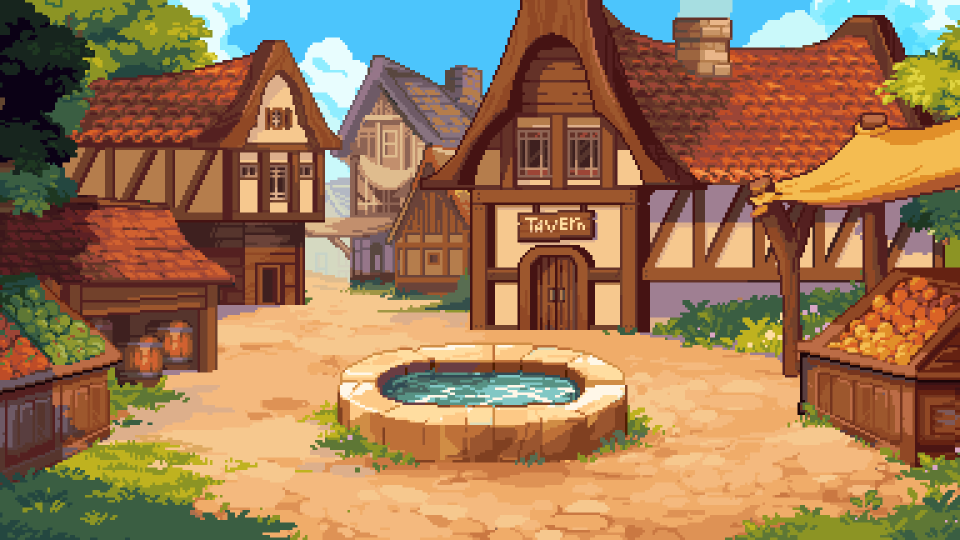
#> input picture kit/pause/assets/hub.gif, 1920 x 1080 px, found by its file name (shown at 1/2 size)
$ python r62rc.py ../../pause/assets/hub.gif
#> lines starting #> are read from the running program, lines starting #| are printed output that depends on the picture
### kit/fork1/common.py
import os, glob, math, json, subprocess, random
from PIL import Image, ImageDraw, ImageFont, ImageEnhance, ImageFilter
SP = '/tmp/claude-0/-home-claude/3d9a853e-960c-501e-b487-63abffb4f487/scratchpad/'
FONT = SP + 'npmfont/ps/package/files/PressStart2P.ttf'; A = SP + 'pause/assets/'; PL = SP + 'pixellab/'
W, H, FPS = 1080, 1920, 30
_fc = {}
def F(s):
    if s not in _fc: _fc[s] = ImageFont.truetype(FONT, s)
    return _fc[s]
def crop(im): return im.crop(im.getbbox())
def up(im, k): return im.resize((max(1, int(im.width * k)), max(1, int(im.height * k))), Image.NEAREST)
def layer(img, fn):
    L = Image.new('RGBA', img.size, (0, 0, 0, 0)); fn(ImageDraw.Draw(L)); img.alpha_composite(L)
def ctext(d, x, y, t, f, fill=(255, 255, 255), sw=6, a=255, sc=(20, 15, 35)):
    w = d.textlength(t, font=f); d.text((x - w / 2, y), t, font=f, fill=tuple(fill[:3]) + (a,), stroke_width=sw, stroke_fill=tuple(sc[:3]) + (a,))
# [18 lines left out: functions text_layer, gif_frames, not called in this run]
IDLE_FILE = {'joy': 'idle_0.gif', 'cyrus': 'idle_1.gif', 'ray': 'idle_2.gif', 'cleo': 'idle_3.gif', 'hollow': 'idle_9.gif'}
# [4 lines left out: function idle, not called in this run]
VIC = {'joy': 'vic_Victory_Pose.gif', 'cyrus': 'vic_VictoryPose_1_2f3491a2-9eb4-4ed3-a96d-f50d84bb993a.gif', 'cleo': 'vic_victoryPose.gif', 'ray': 'vic_victoryPose_1.gif', 'hollow': 'hollow-victory.gif'}
def vic(g, h): return gif_frames(A + VIC[g], h=h)
def seq(d, k=2, lo=1, hi=None):
    fs = sorted(glob.glob(d + '/*.png'))[lo:hi]
    return [up(Image.open(p).convert('RGBA'), k) for p in fs]
GUMK = ['mush', 'acv', 'mel', 'cre', 'gold']
def gummy(kind, k=2): return up(Image.open(PL + f'gummies/pick_{kind}.png').convert('RGBA'), k)
def bg_frames(name, size, box=None, step=1, bright=1.0, blur=0):
#> called with name = 'hub.gif', size = (1080, 1920), box = (656, 0, 1264, 1080), step = 2, bright = 0.8, blur = 0
    im = Image.open(A + name); out = []
#> in bg_frames, im is the input picture: PIL image 1920x1080 P; mean R, G, B 154.7, 118.8, 84.1
    for i in range(0, im.n_frames, step):
        im.seek(i); f = im.convert('RGB')
        if box: f = f.crop(box)
        f = f.resize(size, Image.NEAREST)
        if bright != 1.0: f = ImageEnhance.Brightness(f).enhance(bright)
        if blur: f = f.filter(ImageFilter.GaussianBlur(blur))
        out.append(f.convert('RGBA'))
#> this loop made 24 passes
#> pass 1, in bg_frames, `if box: f = f.crop(box)`:
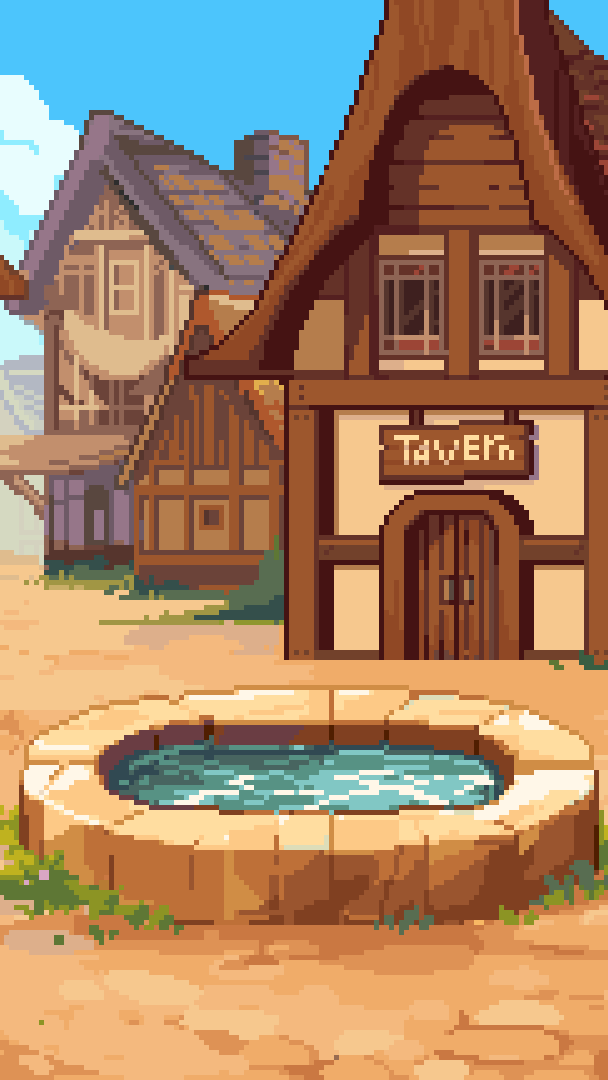
#> f: PIL image 608x1080 RGB; mean R, G, B 165, 130.9, 101.3
#> pass 1, in bg_frames, `if bright != 1.0: f = ImageEnhance.Brightness(f).enhance(bright)`:
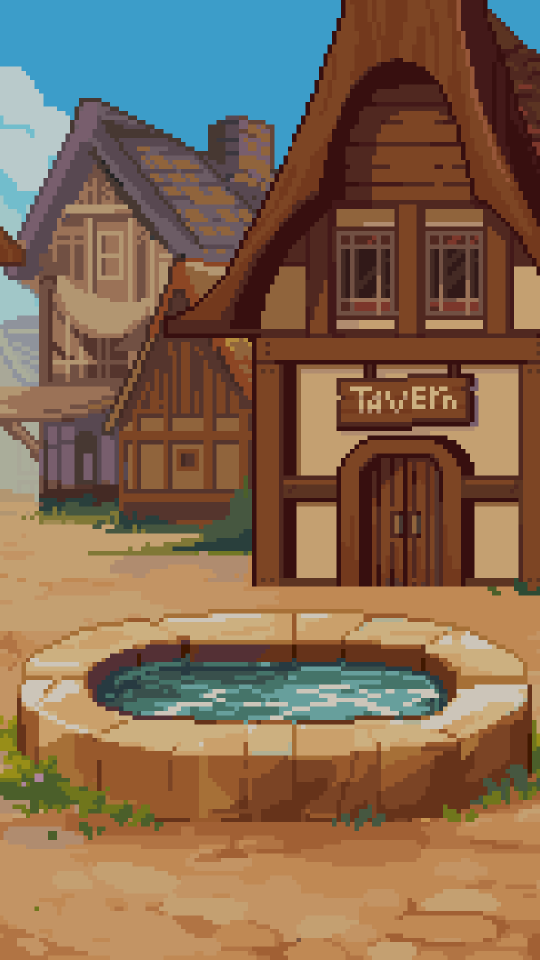
#> f: PIL image 1080x1920 RGB (shown at 1/2 size); mean R, G, B 131.6, 104.4, 80.7
#> after the loop, out = 24 items
    return out
class Writer:
    def __init__(self, path):
        self.p = subprocess.Popen(['ffmpeg', '-y', '-loglevel', 'error', '-f', 'rawvideo', '-pix_fmt', 'rgb24', '-s', f'{W}x{H}', '-r', str(FPS), '-i', '-',
                                   '-c:v', 'libx264', '-preset', 'veryfast', '-crf', '18', '-pix_fmt', 'yuv420p', path], stdin=subprocess.PIPE)
    def write(self, img): self.p.stdin.write(img.convert('RGB').tobytes())
    def close(self): self.p.stdin.close(); self.p.wait()
# [9 lines left out: functions mix, ship, not called in this run]
def sheet(mp4, out, n=8, cols=8):
    d = float(subprocess.run(['ffprobe', '-v', 'error', '-show_entries', 'format=duration', '-of', 'csv=p=0', mp4], capture_output=True, text=True).stdout)
    subprocess.run(['ffmpeg', '-y', '-loglevel', 'error', '-i', mp4, '-vf', f'fps={n}/{d},scale=270:480,tile={cols}x{max(1, n // cols)}', '-frames:v', '1', out])

### kit/fork_race2/hook.py
"""Standard Code Name hook band (Bennett: the hook makes or breaks the video).
usage:
    import sys; sys.path.insert(0, '<scratchpad>/pixellab/safezone'); from hook import hook_layer
    HOOK, HOOK_BOTTOM = hook_layer(['WHICH JAR IS', "CYRUS'S?"], accent=1, color=(255,214,60))
    frame.alpha_composite(HOOK)      # draw LAST (on top of everything) every frame
    # put content below HOOK_BOTTOM (typically ~450-470) and above y=1500
lines: 1-2 short lines of the original hook. accent: index of the line drawn in `color` (others white), or None.
sub: optional small secondary line (>=34px), drawn under the main lines.
"""
from PIL import Image, ImageDraw, ImageFont
import os
FONT = os.path.join(os.path.dirname(__file__), '../../npmfont/ps/package/files/PressStart2P.ttf')
W, H = 1080, 1920
X0, X1, Y0 = 70, 1025, 262
def _fit(lines, maxw, hi=80, lo=48):
    for s in range(hi, lo - 1, -2):
        f = ImageFont.truetype(FONT, s); d = ImageDraw.Draw(Image.new('L', (1, 1)))
        if all(d.textlength(l, font=f) + 2 * 9 <= maxw for l in lines): return f, s
    return ImageFont.truetype(FONT, lo), lo
# [20 lines left out: function hook_layer, not called in this run]
# [4 lines that do not run on import are left out]

### kit/fork_rc1/hook2.py
"""hook_layer with the comment prompt as a real second line of the band, at least 44px (RECUT_BRIEF rule).
Same look as safezone/hook.py; sub line is 44-52px, white, thinner stroke, separated by a thin divider."""
import sys, os
sys.path.insert(0, '/tmp/claude-0/-home-claude/3d9a853e-960c-501e-b487-63abffb4f487/scratchpad/pixellab/safezone')
from hook import _fit, FONT, W, H, X0, X1, Y0
from PIL import Image, ImageDraw, ImageFont
def hook_layer2(lines, accent=None, color=(255, 214, 60), sub=None, sub_color=(240, 240, 240), border=None, sub_max=52):
    lines = [l.upper() for l in lines][:2]
    f, s = _fit(lines, X1 - X0 - 40)
    gap = int(s * 0.38); pad = 26
    h = len(lines) * s + (len(lines) - 1) * gap + 2 * pad
    if sub:
        fs, ss = _fit([sub], X1 - X0 - 40, sub_max, 44)
        d0 = ImageDraw.Draw(Image.new('L', (1, 1)))
        assert d0.textlength(sub, font=fs) + 12 <= X1 - X0 - 30, ('sub too long for 44px', sub)
        h += ss + 34
    L = Image.new('RGBA', (W, H), (0, 0, 0, 0)); d = ImageDraw.Draw(L)
    d.rounded_rectangle([X0, Y0, X1, Y0 + h], 22, fill=(14, 10, 24, 232), outline=border or color, width=6)
    y = Y0 + pad
    for i, l in enumerate(lines):
        c = color if accent == i else (255, 255, 255)
        w = d.textlength(l, font=f)
        d.text(((X0 + X1) / 2 - w / 2, y), l, font=f, fill=c, stroke_width=9, stroke_fill=(10, 6, 18))
        y += s + gap
    if sub:
        y = y - gap + 14
        d.line([(X0 + 60, y), (X1 - 60, y)], fill=(color if border is None else border)[:3] + (120,), width=3)
        y += 18
        w = d.textlength(sub, font=fs)
        d.text(((X0 + X1) / 2 - w / 2, y), sub, font=fs, fill=sub_color, stroke_width=6, stroke_fill=(10, 6, 18))
    return L, Y0 + h
# [3 lines that do not run on import are left out]

### kit/fork_rc7/v62/r62rc.py
import sys; sys.path.insert(0, '../../fork1'); from common import *
sys.path.insert(0, '../../fork_rc1'); from hook2 import hook_layer2
sys.path.insert(0, '../../fork_rc3'); from rc3 import acv_gummy_strong
import numpy as np, pymunk
os.chdir(os.path.dirname(os.path.abspath(__file__)))
sys.path.insert(0, '../../fork1')
DUR = 14.0
BG0 = bg_frames('hub.gif', (W, H), box=(656, 0, 1264, 1080), step=2, bright=0.8)
#> BG0 = 24 items
SH = 300   # background raised 300px so the plaza ground sits under the new floor; bottom strip repeated
BG = []
for b in BG0:
    nb = Image.new('RGBA', (W, H)); nb.paste(b, (0, -SH)); nb.paste(b.crop((0, H - SH, W, H)), (0, H - SH)); BG.append(nb)
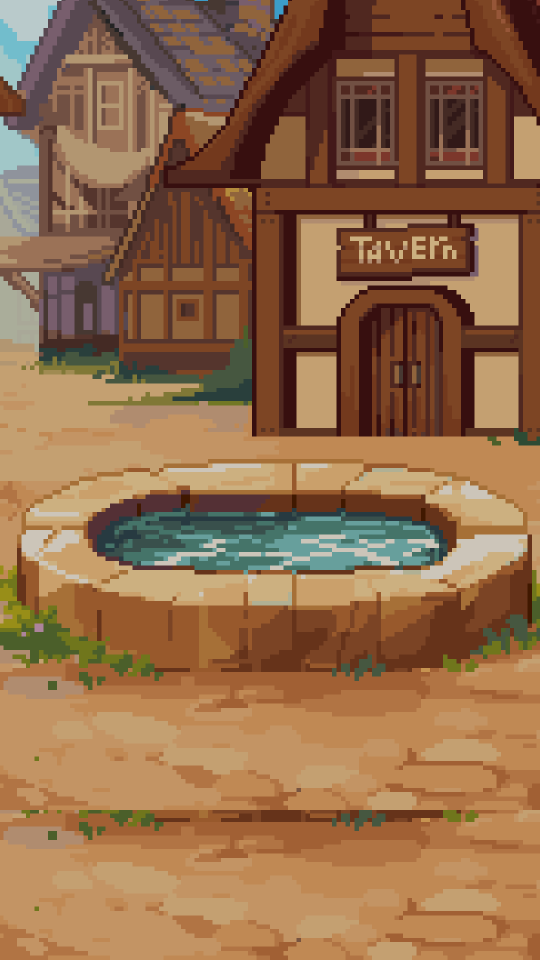
#> nb: PIL image 1080x1920 RGBA (shown at 1/2 size); mean R, G, B, A 147.1, 107.6, 74.1, 255
#> after the loop, BG = 24 items
HOOK, HB = hook_layer2(['WHICH GUMMY', 'MAKES IT FALL?'], accent=1, sub='Comment your guess')
#> the loop in hook_layer2, `for i, l in enumerate(lines):` made 2 passes
#> w on passes 1 to 2: 611.8, 625.9
#> after the loop in hook_layer2, `for i, l in enumerate(lines):`: y = 508
#> in hook_layer2, `y = y - gap + 14`: y = 492
#> in hook_layer2, `y += 18`: y = 510
#> in hook_layer2, `w = d.textlength(sub, font=fs)`: w = 556.9
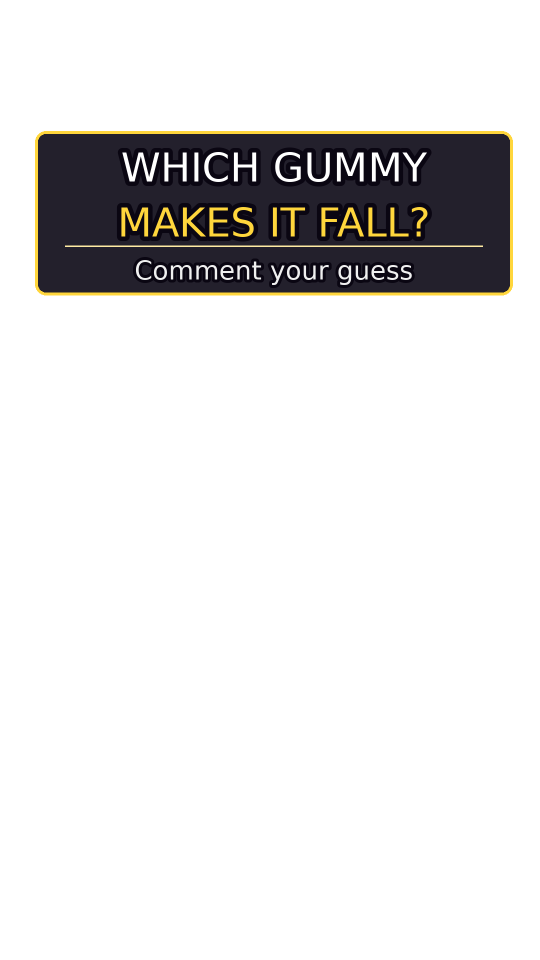
#> HOOK: PIL image 1080x1920 RGBA (shown at 1/2 size); mean R, G, B, A 7.1, 6, 5.7, 36.2; transparent parts drawn white
#> HB = 590
PED = up(crop(Image.open('../../fork2/pedestal/00.png').convert('RGBA')), 2)   # prop 4x -> 2x so the 8-gummy tower (gummies still 4x) fits under the hook
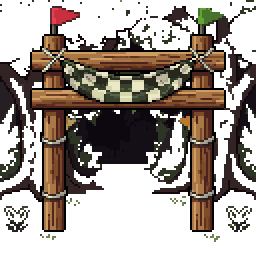
#> input picture kit/wk_r01/bg/arch/00.png, 128 x 128 px, found by its file name (shown 2 times larger)
#> in crop, `def crop(im): return im.crop(im.getbbox())`:
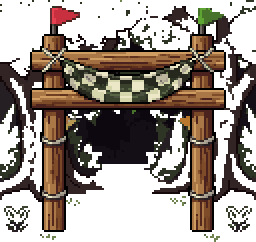
#> returned value: PIL image 128x121 RGBA (shown 2 times larger); mean R, G, B, A 41.5, 31.4, 23.7, 138.2; transparent parts drawn white
#> in up, `def up(im, k): return im.resize((max(1, int(im.width * k)), max(1, int..`:
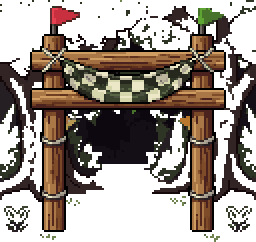
#> returned value: PIL image 256x242 RGBA; mean R, G, B, A 41.5, 31.4, 23.7, 138.2; transparent parts drawn white
CX = 478; FLOOR = 1495; PTOP = FLOOR - PED.height + 8
#> after `PTOP = FLOOR - PED.height + 8`: PTOP = 1261
SEQ = ['acv', 'cre', 'mush', 'mel', 'cre', 'acv', 'mush', 'mel']
LBL = {'acv': 'ACV GUMMY', 'cre': 'CREATINE', 'mush': 'MUSHROOM', 'mel': 'MELATONIN'}
LCOL = {'acv': (120, 200, 90), 'cre': (110, 160, 255), 'mush': (255, 160, 50), 'mel': (205, 125, 245)}
SPR = {k: gummy(k, 4) for k in set(SEQ)}; SPR['acv'] = up(acv_gummy_strong(), 4)
#> (the run stopped early here; a loop or call above may not have finished)
